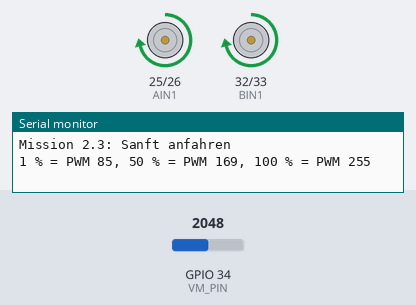
Simulated run of this sketch. Board: ESP32. On the bench: motor-driver pin pairs drawn as motors (green arrow = first pin HIGH = forward, orange = second pin HIGH = backward, longer = more drive), the last lines printed to the serial monitor. The inputs (shaded band) are chosen by the test bench; at power-on: GPIO 34 (VM_PIN) = 2048. EEPROM starts erased.

Above: at 7.0 s.
At 8.6 s:
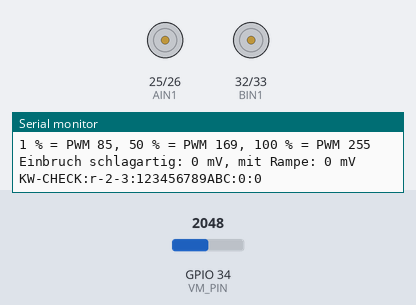
Timing chart, 0 to 10.1 s (numbered marks = the images above):
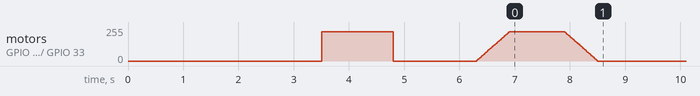

The sketch:

r-2-3-sanft-anfahren.ino
```cpp
// Kampagne 2, Mission 2.3: Sanft anfahren
// Board: ESP32 Dev Module. Versorgung wie in Mission 2.2. Räder aufbocken.
// Motoren: AIN1 25, AIN2 26 (links)  BIN1 32, BIN2 33 (rechts)  nSLEEP 27
// Teiler 10 kΩ / 10 kΩ von VM an GPIO 34.
//
// Vergleicht zwei Arten anzufahren: schlagartig und mit einer Rampe.
// Dazu kommt die Umrechnung von 0 bis 100 % auf den Bereich, in dem der Motor wirklich dreht.
// Auslesen wie in Mission 2.2: Akku AUS, 3V3-Kabel vom Wandler abziehen, USB anstecken.

#include <Preferences.h>
Preferences speicher;

const int AIN1 = 25, AIN2 = 26, BIN1 = 32, BIN2 = 33, SLEEP = 27;
const int VM_PIN = 34;

// Dein Anlaufwert aus Mission 1.5. Darunter brummt der Motor nur.
const int ANLAUF = 85;

int aktuellL = 0, aktuellR = 0;   // zuletzt gesetzte PWM-Werte

int vmMillivolt() { return (int)(analogReadMilliVolts(VM_PIN) * 2.0); }

void pwm(int links, int rechts) {
  aktuellL = constrain(links, -255, 255); aktuellR = constrain(rechts, -255, 255);
  ledcWrite(AIN1, aktuellL > 0 ? aktuellL : 0);  ledcWrite(AIN2, aktuellL < 0 ? -aktuellL : 0);
  ledcWrite(BIN1, aktuellR > 0 ? aktuellR : 0); ledcWrite(BIN2, aktuellR < 0 ? -aktuellR : 0);
}

// 0 bis 100 % auf PWM umrechnen. 0 % bleibt 0, alles andere startet beim Anlaufwert.
int prozentZuPwm(int prozent) {
  prozent = constrain(prozent, -100, 100);
  if (prozent == 0) return 0;
  int betrag = map(abs(prozent), 1, 100, ANLAUF, 255);
  return prozent > 0 ? betrag : -betrag;
}

// Von den aktuellen Werten in "dauerMs" gleichmäßig zu den Zielwerten fahren.
// Gibt den tiefsten gemessenen Wert an VM zurück.
int rampe(int zielL, int zielR, int dauerMs) {
  int startL = aktuellL, startR = aktuellR;
  int minimum = vmMillivolt();
  const int SCHRITTE = 50;
  for (int i = 1; i <= SCHRITTE; i++) {
    pwm(startL + (zielL - startL) * i / SCHRITTE, startR + (zielR - startR) * i / SCHRITTE);
    unsigned long t = millis();
    while (millis() - t < (unsigned long)(dauerMs / SCHRITTE)) {
      int u = vmMillivolt();
      if (u < minimum) minimum = u;
    }
  }
  return minimum;
}

void setup() {
  Serial.begin(115200);
  delay(500);
  pinMode(VM_PIN, INPUT);
  pinMode(SLEEP, OUTPUT); digitalWrite(SLEEP, HIGH); delay(2);
  ledcAttach(AIN1, 20000, 8); ledcAttach(AIN2, 20000, 8);
  ledcAttach(BIN1, 20000, 8); ledcAttach(BIN2, 20000, 8);
  pwm(0, 0);
  Serial.println();
  Serial.println("Mission 2.3: Sanft anfahren");
  speicher.begin("r23", false);
  if (vmMillivolt() < 2500) {   // nur USB: gespeichertes Ergebnis zeigen
    int a = speicher.getInt("sprung", -1), b = speicher.getInt("rampe", -1);
    if (a < 0) Serial.println("Noch kein Ergebnis. Erst mit Akku laufen lassen.");
    else Serial.printf("KW-CHECK:r-2-3:%012llX:%d:%d\n", (unsigned long long)ESP.getEfuseMac(), a, b);
    speicher.end();
    return;
  }
  Serial.printf("1 %% = PWM %d, 50 %% = PWM %d, 100 %% = PWM %d\n", prozentZuPwm(1), prozentZuPwm(50), prozentZuPwm(100));
  delay(3000);

  int ziel = prozentZuPwm(80);
  int ruhe = vmMillivolt();
  int sprung = rampe(ziel, ziel, 1);       // praktisch schlagartig
  delay(1000);
  rampe(0, 0, 300);
  delay(1500);

  ruhe = vmMillivolt();
  int sanft = rampe(ziel, ziel, 600);      // 0,6 s Rampe
  delay(1000);
  rampe(0, 0, 600);                        // auch sanft bremsen

  int eSprung = ruhe - sprung, eRampe = ruhe - sanft;
  speicher.putInt("sprung", eSprung); speicher.putInt("rampe", eRampe); speicher.end();
  Serial.printf("Einbruch schlagartig: %d mV, mit Rampe: %d mV\n", eSprung, eRampe);
  Serial.printf("KW-CHECK:r-2-3:%012llX:%d:%d\n", (unsigned long long)ESP.getEfuseMac(), eSprung, eRampe);
}

void loop() {}
```
